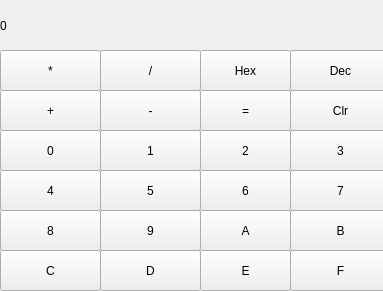
<?xml version="1.0" encoding="UTF-8"?>
<ui version="4.0">
 <class>MainWindow</class>
 <widget class="QMainWindow" name="MainWindow">
  <property name="geometry">
   <rect>
    <x>0</x>
    <y>0</y>
    <width>383</width>
    <height>291</height>
   </rect>
  </property>
  <property name="windowTitle">
   <string>MainWindow</string>
  </property>
  <widget class="QWidget" name="centralWidget">
   <widget class="QLabel" name="label">
    <property name="geometry">
     <rect>
      <x>0</x>
      <y>0</y>
      <width>391</width>
      <height>51</height>
     </rect>
    </property>
    <property name="text">
     <string>0</string>
    </property>
   </widget>
   <widget class="QPushButton" name="pushButton_mult">
    <property name="geometry">
     <rect>
      <x>0</x>
      <y>50</y>
      <width>101</width>
      <height>41</height>
     </rect>
    </property>
    <property name="text">
     <string>*</string>
    </property>
   </widget>
   <widget class="QPushButton" name="pushButton_div">
    <property name="geometry">
     <rect>
      <x>100</x>
      <y>50</y>
      <width>101</width>
      <height>41</height>
     </rect>
    </property>
    <property name="text">
     <string>/</string>
    </property>
   </widget>
   <widget class="QPushButton" name="pushButton_hex">
    <property name="geometry">
     <rect>
      <x>200</x>
      <y>50</y>
      <width>91</width>
      <height>41</height>
     </rect>
    </property>
    <property name="text">
     <string>Hex</string>
    </property>
   </widget>
   <widget class="QPushButton" name="pushButton_dec">
    <property name="geometry">
     <rect>
      <x>290</x>
      <y>50</y>
      <width>101</width>
      <height>41</height>
     </rect>
    </property>
    <property name="text">
     <string>Dec</string>
    </property>
   </widget>
   <widget class="QPushButton" name="pushButton_plus">
    <property name="geometry">
     <rect>
      <x>0</x>
      <y>90</y>
      <width>101</width>
      <height>41</height>
     </rect>
    </property>
    <property name="text">
     <string>+</string>
    </property>
   </widget>
   <widget class="QPushButton" name="pushButton_eq">
    <property name="geometry">
     <rect>
      <x>200</x>
      <y>90</y>
      <width>91</width>
      <height>41</height>
     </rect>
    </property>
    <property name="text">
     <string>=</string>
    </property>
   </widget>
   <widget class="QPushButton" name="pushButton_clr">
    <property name="geometry">
     <rect>
      <x>290</x>
      <y>90</y>
      <width>101</width>
      <height>41</height>
     </rect>
    </property>
    <property name="text">
     <string>Clr</string>
    </property>
   </widget>
   <widget class="QPushButton" name="pushButton_min">
    <property name="geometry">
     <rect>
      <x>100</x>
      <y>90</y>
      <width>101</width>
      <height>41</height>
     </rect>
    </property>
    <property name="text">
     <string>-</string>
    </property>
   </widget>
   <widget class="QPushButton" name="pushButton_0">
    <property name="geometry">
     <rect>
      <x>0</x>
      <y>130</y>
      <width>101</width>
      <height>41</height>
     </rect>
    </property>
    <property name="text">
     <string>0</string>
    </property>
   </widget>
   <widget class="QPushButton" name="pushButton_2">
    <property name="geometry">
     <rect>
      <x>200</x>
      <y>130</y>
      <width>91</width>
      <height>41</height>
     </rect>
    </property>
    <property name="text">
     <string>2</string>
    </property>
   </widget>
   <widget class="QPushButton" name="pushButton_3">
    <property name="geometry">
     <rect>
      <x>290</x>
      <y>130</y>
      <width>101</width>
      <height>41</height>
     </rect>
    </property>
    <property name="text">
     <string>3</string>
    </property>
   </widget>
   <widget class="QPushButton" name="pushButton_1">
    <property name="geometry">
     <rect>
      <x>100</x>
      <y>130</y>
      <width>101</width>
      <height>41</height>
     </rect>
    </property>
    <property name="text">
     <string>1</string>
    </property>
   </widget>
   <widget class="QPushButton" name="pushButton_4">
    <property name="geometry">
     <rect>
      <x>0</x>
      <y>170</y>
      <width>101</width>
      <height>41</height>
     </rect>
    </property>
    <property name="text">
     <string>4</string>
    </property>
   </widget>
   <widget class="QPushButton" name="pushButton_6">
    <property name="geometry">
     <rect>
      <x>200</x>
      <y>170</y>
      <width>91</width>
      <height>41</height>
     </rect>
    </property>
    <property name="text">
     <string>6</string>
    </property>
   </widget>
   <widget class="QPushButton" name="pushButton_7">
    <property name="geometry">
     <rect>
      <x>290</x>
      <y>170</y>
      <width>101</width>
      <height>41</height>
     </rect>
    </property>
    <property name="text">
     <string>7</string>
    </property>
   </widget>
   <widget class="QPushButton" name="pushButton_5">
    <property name="geometry">
     <rect>
      <x>100</x>
      <y>170</y>
      <width>101</width>
      <height>41</height>
     </rect>
    </property>
    <property name="text">
     <string>5</string>
    </property>
   </widget>
   <widget class="QPushButton" name="pushButton_8">
    <property name="geometry">
     <rect>
      <x>0</x>
      <y>210</y>
      <width>101</width>
      <height>41</height>
     </rect>
    </property>
    <property name="text">
     <string>8</string>
    </property>
   </widget>
   <widget class="QPushButton" name="pushButton_a">
    <property name="geometry">
     <rect>
      <x>200</x>
      <y>210</y>
      <width>91</width>
      <height>41</height>
     </rect>
    </property>
    <property name="text">
     <string>A</string>
    </property>
   </widget>
   <widget class="QPushButton" name="pushButton_b">
    <property name="geometry">
     <rect>
      <x>290</x>
      <y>210</y>
      <width>101</width>
      <height>41</height>
     </rect>
    </property>
    <property name="text">
     <string>B</string>
    </property>
   </widget>
   <widget class="QPushButton" name="pushButton_9">
    <property name="geometry">
     <rect>
      <x>100</x>
      <y>210</y>
      <width>101</width>
      <height>41</height>
     </rect>
    </property>
    <property name="text">
     <string>9</string>
    </property>
   </widget>
   <widget class="QPushButton" name="pushButton_c">
    <property name="geometry">
     <rect>
      <x>0</x>
      <y>250</y>
      <width>101</width>
      <height>41</height>
     </rect>
    </property>
    <property name="text">
     <string>C</string>
    </property>
   </widget>
   <widget class="QPushButton" name="pushButton_e">
    <property name="geometry">
     <rect>
      <x>200</x>
      <y>250</y>
      <width>91</width>
      <height>41</height>
     </rect>
    </property>
    <property name="text">
     <string>E</string>
    </property>
   </widget>
   <widget class="QPushButton" name="pushButton_f">
    <property name="geometry">
     <rect>
      <x>290</x>
      <y>250</y>
      <width>101</width>
      <height>41</height>
     </rect>
    </property>
    <property name="text">
     <string>F</string>
    </property>
   </widget>
   <widget class="QPushButton" name="pushButton_d">
    <property name="geometry">
     <rect>
      <x>100</x>
      <y>250</y>
      <width>101</width>
      <height>41</height>
     </rect>
    </property>
    <property name="text">
     <string>D</string>
    </property>
   </widget>
  </widget>
 </widget>
 <layoutdefault spacing="6" margin="11"/>
 <resources/>
 <connections/>
</ui>
